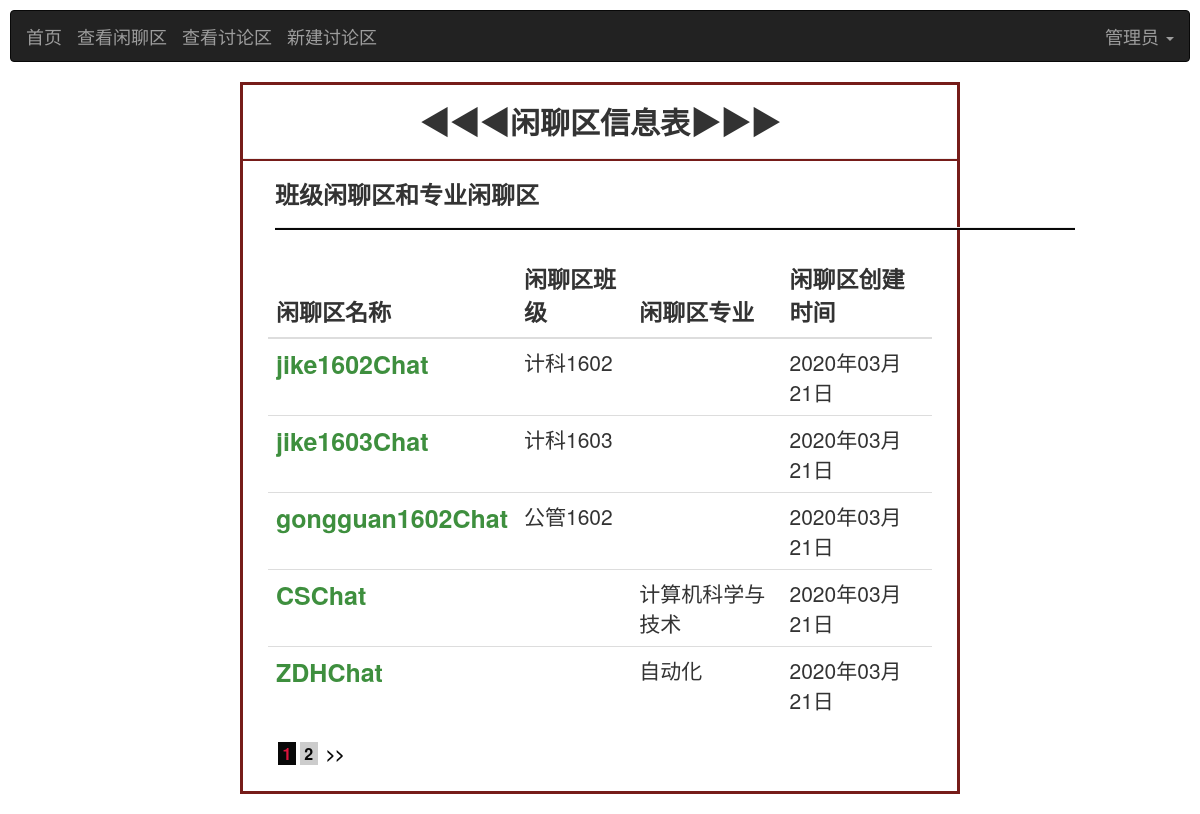
The page /chat/checkChatArea/1/1 (signed in) on the database its author committed.
### base/models.py (models this page shows, shortened)
class User(AbstractUser):#继承内置模型User，并在User的基础上添加新字段
    USER_TYPE = (
        (0, "学生"),
        (1, "老师"),
        (2, "管理员"),#需根据user_type的字段类型进行设置
    )
    name = models.CharField('姓名', max_length=50,default='')
    introduce = models.TextField('简介', default='什么都没留下...')
    photo = models.ImageField('头像', blank=True, upload_to='images/user/')
    user_type = models.IntegerField('身份标识(0:学生/1:老师/2:管理员)',default=0,choices=USER_TYPE)
    user_banji=models.ForeignKey(Banji,on_delete=models.CASCADE, null=True,blank=True,verbose_name='用户班级')
    user_major=models.ForeignKey(Major,on_delete=models.CASCADE,null=True,blank=True,verbose_name='用户专业')

class Banji(models.Model):
    banji_name = models.CharField(default='',max_length=50, unique=True)
    banji_major = models.ForeignKey(Major, on_delete=models.CASCADE, null=False,verbose_name='班级的专业')
    class Meta:
        verbose_name = '班级'  # 模型类的名字
        verbose_name_plural = '班级'  # 模型类名字的复数形式，且优先显示

class Major(models.Model):
    major_name = models.CharField(default='',max_length=50, unique=True)
    major_department = models.ForeignKey(Department, null=False, on_delete=models.CASCADE,verbose_name='专业的学院')
    class Meta:
        verbose_name = '专业'  # 模型类的名字
        verbose_name_plural = '专业'  # 模型类名字的复数形式，且优先显示

### chat/models.py (models this page shows, shortened)
class ChatArea(models.Model):
    CHAT_START = (
        (1, "开启"),
        (0, "关闭"),
    )
    chat_user = models.ForeignKey(User, on_delete=models.CASCADE, default="",verbose_name='闲聊区创建者')
    chat_name = models.CharField("闲聊区名称", max_length=100, unique=True)
    chat_banji = models.ForeignKey(Banji, on_delete=models.CASCADE, null=True,blank=True,verbose_name='班级闲聊区')
    chat_major=models.ForeignKey(Major,on_delete=models.CASCADE, null=True,blank=True,verbose_name='专业闲聊区')
    chat_start = models.IntegerField("闲聊区开启/关闭标志", default=0,choices=CHAT_START)
    create_date = models.DateTimeField("闲聊区创建时间", default=timezone.now)  # 新增时自动获取当前日期
    class Meta:
        verbose_name = '闲聊区'  # 模型类的名字
        verbose_name_plural = '闲聊区'  # 模型类名字的复数形式，且优先显示

### chat/views.py (the view, shortened to what this page needs)
# urls.py: path('checkChatArea/<int:id>/<int:page>', checkChatAreaView, name='checkChatArea'),
@login_required(login_url='/')
def checkChatAreaView(request, id ,page):
    user = User.objects.get(id=id)
    chats=[]
    if user.user_type == 0:#学生用户
        banji=Banji.objects.get(id=user.user_banji_id)
        chat1=ChatArea.objects.get(chat_banji_id=user.user_banji_id)
        chats.append(chat1)
        chat2 = ChatArea.objects.get(chat_major_id=banji.banji_major_id)
        chats.append(chat2)
    else:#管理员用户
        allChats=ChatArea.objects.all()
        for c in allChats:
            chats.append(c)
    c = Paginator(chats, 5)
    try:
        pages = c.page(page)
    except PageNotAnInteger:
        pages = c.page(1)
    except EmptyPage:
        pages = c.page(c.num_pages)
    return render(request, 'checkChatArea.html', locals())

### templates/checkChatArea.html (shortened to what this page needs)
<!DOCTYPE html>
<html lang="en">
<head>
    {% load staticfiles %}
    <link rel="stylesheet" href="https://cdn.staticfile.org/twitter-bootstrap/3.3.7/css/bootstrap.min.css">
</head>
<body>
<div style="margin: 10px">
    <nav class="navbar navbar-inverse" role="navigation">
        <div class="container-fluid">
            <div class="navbar-header">
                <a class="navbar-brand" href="{% url 'index:index' id 1 %}">首页</a>
            </div>
            <div class="navbar-header">
                <a class="navbar-brand" href="{% url 'chat:checkChatArea' id 1 %}">查看闲聊区</a>
            </div>
            <div class="navbar-header">
                <a class="navbar-brand" href="{% url 'chat:checkChat' id 1 %}">查看讨论区</a>
            </div>
            {% if user.user_type != 0 %}
                <div class="navbar-header">
                    <a class="navbar-brand" href="{% url 'chat:newChat' id 1 0 %}">新建讨论区</a>
                </div>
            {% endif %}
            <div>
                <ul class="nav navbar-nav navbar-right">
                    <li class="dropdown">
                        <a href="" class="dropdown-toggle" data-toggle="dropdown" style="font-size: 18px">
                            {% if user.name == "" %}
                                {{ user.username }}
                            {% else %}
                                {{ user.name }}
                            {% endif %}
                            <b class="caret"></b>
                        </a>
                    </li>
                </ul>
            </div>
        </div>
    </nav>
</div>
<br/>
<main style="margin-top:-20px;margin-bottom: 20px;margin-left: 240px;margin-right: 240px;border: solid;border-color: #761c19 ">
    <div class="infosbox">
        <h2 style="text-align: center"><strong>◀◀◀闲聊区信息表▶▶▶</strong></h2>
        <hr style="background-color:#761c19 ;height: 2px">
        <h3 style="margin-left: 32px;font-weight: bold">班级闲聊区和专业闲聊区</h3>
        <hr style="margin-left:32px;width:800PX;height: 2px;background-color: #080808 ">
        <div style="margin: 25px">
            <table class="table table-hover">
                <thead>
                <tr style="font-size: 23px">
                    <th>闲聊区名称</th>
                    <th>闲聊区班级</th>
                    <th>闲聊区专业</th>
                    <th>闲聊区创建时间</th>
                </tr>
                </thead>
                <tbody>
                {% for list in pages %}
                    <tr style="font-size: 21px">
                        <td>
                            <a href="{% url 'chat:chatRoom' id list.id list.id 1 %}"
                               style="color: #3e8f3e;font-weight: bold;font-size: 25px">
                                {{ list.chat_name }}
                            </a>
                        </td>
                        <td>{{ list.chat_banji.banji_name }}</td>
                        <td>{{ list.chat_major.major_name }}</td>
                        <td>{{ list.create_date|date:"Y年m月d日" }}</td>
                    </tr>
                {% endfor %}
                </tbody>
            </table>
            <div class="pagelist" style="margin-left: 10px">
                {% if pages.object_list %}
                    {% for page in pages.paginator.page_range %}
                        {% if pages.number == page %}
                            <a href="javascript:;" class="curPage" style="color: #080808;font-size: medium;
                            font-weight: bold;color: crimson ;background-color: #080808 ">&nbsp{{ page }}&nbsp</a>
                        {% else %}
                            <a href="{% url 'chat:checkChatArea' id page %}" style="color: #080808;font-size: medium;
                            font-weight: bold;background-color: #cccccc ">&nbsp{{ page }}&nbsp</a>
                        {% endif %}
                    {% endfor %}
                {% endif %}
                {% if pages.has_next %}
                    <a href="{% url 'chat:checkChatArea' id pages.next_page_number %}"
                       style="color: #080808;font-size: medium;font-weight: bold ">
                        &nbsp>>&nbsp</a>
                {% endif %}
            </div>
        </div>
    </div>
</main>
</body>
</html>

### rows shown on the page
User: name "管理员"
ChatArea: chat_name "jike1602Chat", chat_banji.banji_name "计科1602", create_date "2020年03月21日"
ChatArea: chat_name "jike1603Chat", chat_banji.banji_name "计科1603", create_date "2020年03月21日"
ChatArea: chat_name "gongguan1602Chat", chat_banji.banji_name "公管1602", create_date "2020年03月21日"
ChatArea: chat_name "CSChat", chat_major.major_name "计算机科学与技术", create_date "2020年03月21日"
ChatArea: chat_name "ZDHChat", chat_major.major_name "自动化", create_date "2020年03月21日"

### other values the page prints
{{ page }} "1"
{{ page }} "2"
